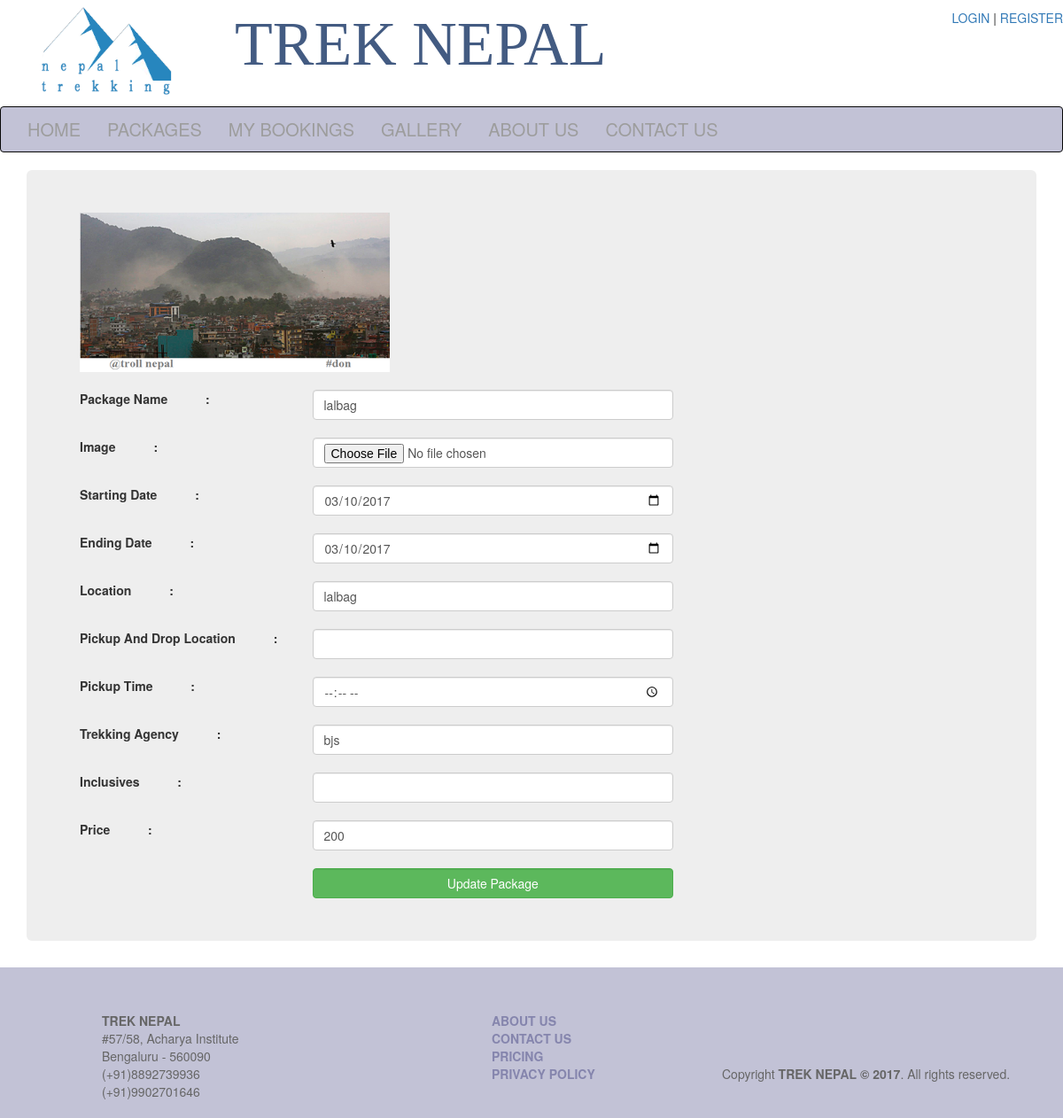
Page /edit_package.php?id=4 on the committed database.
### tables this page shows
CREATE TABLE IF NOT EXISTS `packages` (
  `id` int(11) NOT NULL,
  `package_name` varchar(80) NOT NULL,
  `image` text NOT NULL,
  `date_start` date NOT NULL,
  `date_end` date NOT NULL,
  `location` varchar(50) NOT NULL,
  `trekking_agency` varchar(50) NOT NULL,
  `price` float NOT NULL
);

### edit_package.php (the view, shortened to what this page needs)
<?php
include('header.php');
include('logo.php');
include('connect.php');
?>
<div class="min-height">
<?php
$id=$_GET['id'];
$query="SELECT * FROM `packages` WHERE `id`='$id'";
$result=mysqli_query($con,$query);
if($result){
	if(mysqli_num_rows($result)>=1){
		while($row=mysqli_fetch_array($result)){
			echo '<div class="package">';
			$image=$row['image'];
			$package_name=$row['package_name'];
			$date_start=$row['date_start'];
			$date_end=$row['date_end'];
			$location=$row['location'];
			$pick_n_drop_location=$row['pick_n_drop_location'];
 			$pick_up_time=$row['pick_up_time'];
			$trekking_agency=$row['trekking_agency'];
			$inclusives=$row['inclusives'];
			$price=$row['price'];
			?>
			  <div class="container">
  				<div class="jumbotron">
					<div class="image">
						<img src=" <?php echo $image; ?> " height="180px" width="350px"/>
					</div>
					<br>
					<form action="" method="POST" enctype="multipart/form-data">
						<div class="row">
          					<div class="form-group">
                				<label for="name" class="col-sm-3 control-label"> Package Name &nbsp;&nbsp;&nbsp;&nbsp;&nbsp;&nbsp;&nbsp;&nbsp;&nbsp;&nbsp;: </label>
                				<div class="col-sm-5">
                  					<input type="text" name="package_name"  class="form-control" id="name" value="<?php echo $package_name;?>">
                				</div>
             				</div>
          				</div><br>
          				<div class="row">
            <div class="form-group">
                <label for="pick" class="col-sm-3 control-label"> Image &nbsp;&nbsp;&nbsp;&nbsp;&nbsp;&nbsp;&nbsp;&nbsp;&nbsp;&nbsp;: </label>
                <div class="col-sm-5">
                  <input type="file" name="pick"  class="form-control" id="pick" value="<?php echo $image;?>" >
                </div>
             </div>
          </div><br>
          				<div class="row">
            <div class="form-group">
                <label for="date_start" class="col-sm-3 control-label"> Starting Date &nbsp;&nbsp;&nbsp;&nbsp;&nbsp;&nbsp;&nbsp;&nbsp;&nbsp;&nbsp;: </label>
                <div class="col-sm-5">
                  <input type="date" name="date_start"  class="form-control" id="date_start" value="<?php echo $date_start; ?>">
                </div>
             </div>
          </div><br>
          <div class="row">
            <div class="form-group">
                <label for="date_end" class="col-sm-3 control-label"> Ending Date &nbsp;&nbsp;&nbsp;&nbsp;&nbsp;&nbsp;&nbsp;&nbsp;&nbsp;&nbsp;: </label>
                <div class="col-sm-5">
                  <input type="date" name="date_end"  class="form-control" id="date_end" value="<?php echo $date_end; ?>">
                </div>
             </div>
          </div><br>
          <div class="row">
            <div class="form-group">
                <label for="location" class="col-sm-3 control-label"> Location &nbsp;&nbsp;&nbsp;&nbsp;&nbsp;&nbsp;&nbsp;&nbsp;&nbsp;&nbsp;: </label>
                <div class="col-sm-5">
                  <input type="text" name="location"  class="form-control" id="location" value="<?php echo $location; ?>">
                </div>
             </div>
          </div><br>
          <div class="row">
            <div class="form-group">
                <label for="pick_n_drop_location" class="col-sm-3 control-label"> Pickup And Drop Location &nbsp;&nbsp;&nbsp;&nbsp;&nbsp;&nbsp;&nbsp;&nbsp;&nbsp;&nbsp;: </label>
                <div class="col-sm-5">
                  <input type="text" name="pick_n_drop_location"  class="form-control" id="pick_n_drop_location" value="<?php echo $pick_n_drop_location; ?>">
                </div>
             </div>
          </div><br>
          <div class="row">
            <div class="form-group">
                <label for="pick_up_time" class="col-sm-3 control-label"> Pickup Time &nbsp;&nbsp;&nbsp;&nbsp;&nbsp;&nbsp;&nbsp;&nbsp;&nbsp;&nbsp;: </label>
                <div class="col-sm-5">
                  <input type="time" name="pick_up_time"  class="form-control" id="pick_up_time" value="<?php echo $pick_up_time; ?>">
                </div>
             </div>
          </div><br>
          <div class="row">
            <div class="form-group">
                <label for="trekking_agency" class="col-sm-3 control-label"> Trekking Agency &nbsp;&nbsp;&nbsp;&nbsp;&nbsp;&nbsp;&nbsp;&nbsp;&nbsp;&nbsp;: </label>
                <div class="col-sm-5">
                  <input type="text" name="trekking_agency"  class="form-control" id="trekking_agency" value="<?php echo $trekking_agency; ?>">
                </div>
             </div>
          </div><br>
          <div class="row">
            <div class="form-group">
                <label for="inclusives" class="col-sm-3 control-label"> Inclusives &nbsp;&nbsp;&nbsp;&nbsp;&nbsp;&nbsp;&nbsp;&nbsp;&nbsp;&nbsp;: </label>
                <div class="col-sm-5">
                  <input type="text" name="inclusives"  class="form-control" id="inclusives" value="<?php echo $inclusives; ?>">
                </div>
             </div>
          </div><br>
          <div class="row">
            <div class="form-group">
                <label for="price" class="col-sm-3 control-label"> Price &nbsp;&nbsp;&nbsp;&nbsp;&nbsp;&nbsp;&nbsp;&nbsp;&nbsp;&nbsp;: </label>
                <div class="col-sm-5">
                  <input type="number" name="price"  class="form-control" id="price" value="<?php echo $price; ?>">
                </div>
             </div>
          </div><br>
           <div class="row">
            <div class="form-group">
                <div class="col-sm-5 col-md-offset-3">
                  <button type="submit" class="btn btn-success form-control " name="update">Update Package</button>
                </div>
             </div>
          </div>
		</form>
	</div>
</div>
		<?php
		}
	}
}
?>
</div>
<?php
include('footer.php');
?>

### css/main.css (style rules this page uses)
.min-height { min-height: 300px; }

### rows in the picture
packages: image (picture), package_name "lalbag", date_start "03/10/2017", date_end "03/10/2017", location "lalbag", trekking_agency "bjs", price "200"
